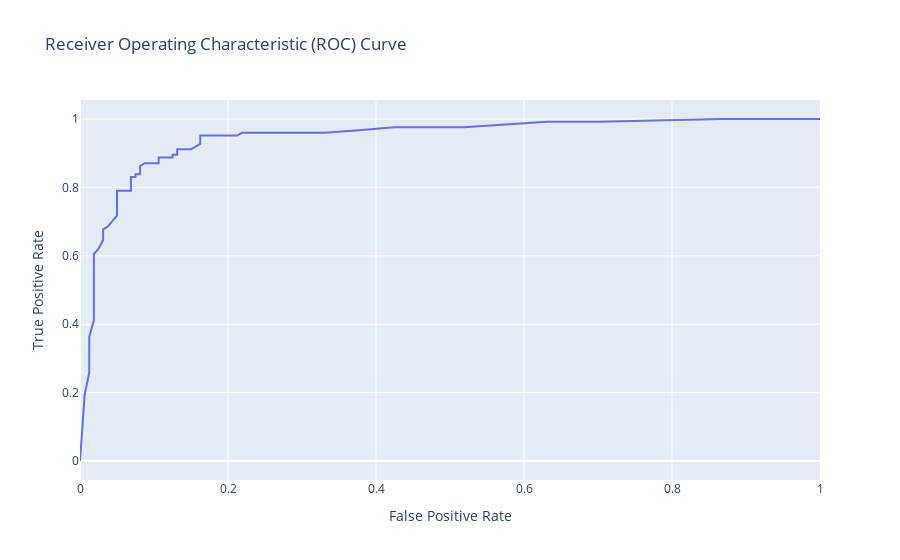

Notebook cell for this chart:
### Code cell
# Create an ROC curve plot
fig = go.Figure(data=go.Scatter(x=fpr, y=tpr, mode="lines", name="ROC Curve"))
fig.update_layout(title="Receiver Operating Characteristic (ROC) Curve",
                  xaxis_title="False Positive Rate",
                  yaxis_title="True Positive Rate")
fig.show()

### Figure 1 — Plotly figure (JSON) as saved in the notebook; plotly's stock layout.template omitted (floating-point values rounded to 4 significant figures)
{"data": [{"mode": "lines", "name": "ROC Curve", "type": "scatter", "x": [0, 0.00625, 0.0125, 0.0125, 0.0125, 0.01875, 0.01875, 0.01875, 0.01875, 0.01875, 0.01875, 0.01875, 0.025, 0.03125, 0.03125, 0.0375, 0.05, 0.05, 0.05, 0.05, 0.05, 0.06875, 0.06875, 0.06875, 0.06875, 0.075, 0.075, 0.08125, 0.08125, 0.08125, 0.0875, 0.1062, 0.1062, 0.125, 0.125, 0.1313, 0.1313, 0.15, 0.1625, 0.1625, 0.175, 0.2125, 0.2188, 0.2375, 0.2625, 0.275, 0.3, 0.3187, 0.3312, 0.3812, 0.425, 0.4813, 0.5188, 0.6312, 0.7, 0.8688, 1], "y": [0, 0.1935, 0.2581, 0.3226, 0.3629, 0.4113, 0.4355, 0.5, 0.5323, 0.5645, 0.5968, 0.6048, 0.621, 0.6452, 0.6774, 0.6855, 0.7177, 0.7339, 0.75, 0.7823, 0.7903, 0.7903, 0.8065, 0.8145, 0.8306, 0.8306, 0.8387, 0.8387, 0.8468, 0.8629, 0.871, 0.871, 0.8871, 0.8871, 0.8952, 0.8952, 0.9113, 0.9113, 0.9274, 0.9516, 0.9516, 0.9516, 0.9597, 0.9597, 0.9597, 0.9597, 0.9597, 0.9597, 0.9597, 0.9677, 0.9758, 0.9758, 0.9758, 0.9919, 0.9919, 1, 1]}], "layout": {"autosize": true, "title": {"text": "Receiver Operating Characteristic (ROC) Curve"}, "xaxis": {"autorange": true, "range": [0, 1], "title": {"text": "False Positive Rate"}, "type": "linear"}, "yaxis": {"autorange": true, "range": [-0.05556, 1.056], "title": {"text": "True Positive Rate"}, "type": "linear"}}}
